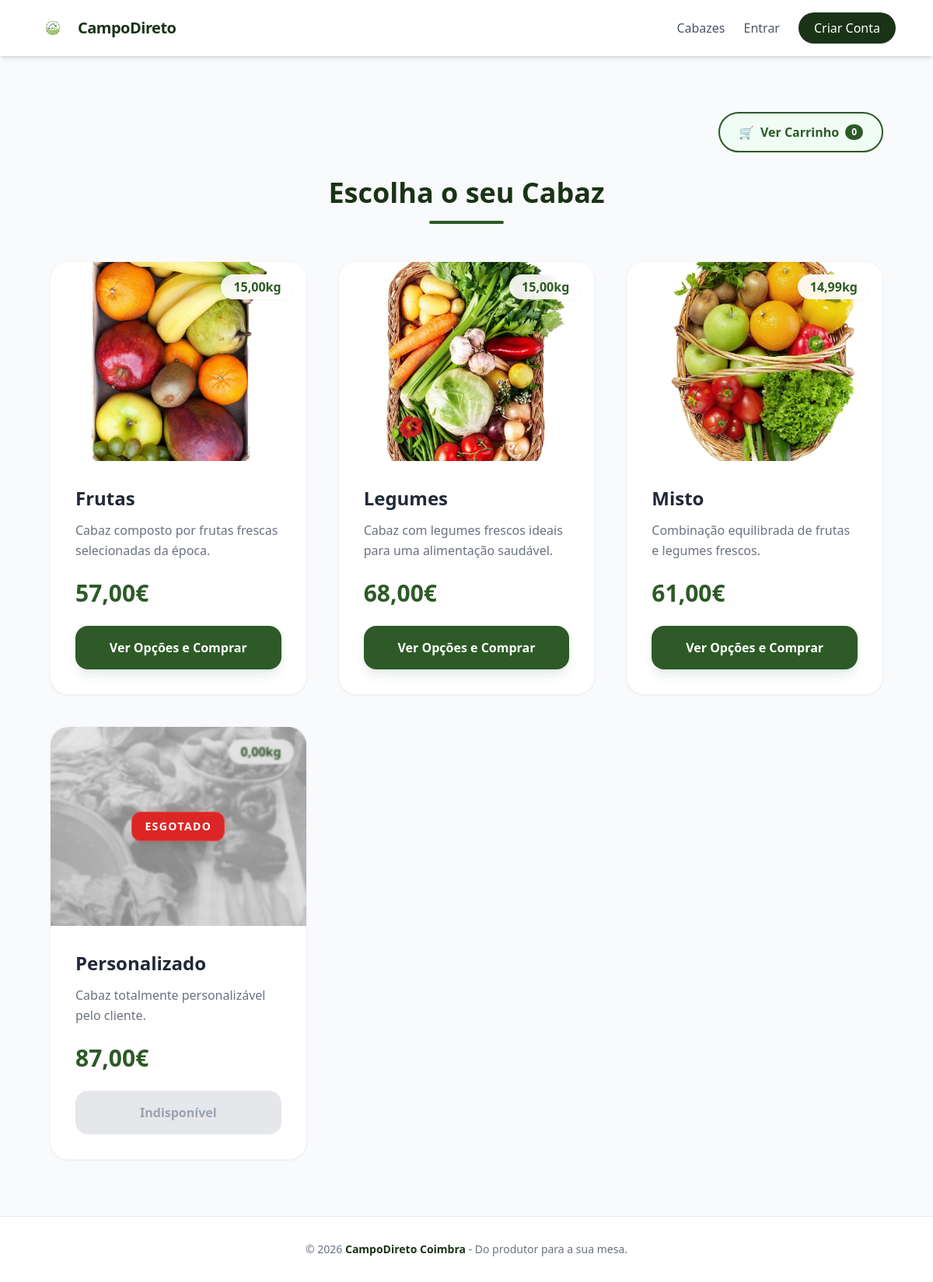
Page /cabazes/ on the committed database.
### cabazes/models.py (models this page shows, shortened)
class Cabaz(models.Model):
    name = models.CharField(max_length=50, choices=CABAZ_TYPES)
    price = models.DecimalField(max_digits=6, decimal_places=2)
    weight = models.DecimalField(max_digits=6, decimal_places=2)
    description = models.TextField()
    image = models.ImageField(upload_to="cabazes_images/", blank=True, null=True)
    products = models.ManyToManyField(Product, blank=True)
    @property
    def stock(self):
        produtos_do_cabaz = self.products.all()
        if not produtos_do_cabaz.exists():
            return 0
        return min(produto.stock for produto in produtos_do_cabaz)

### cabazes/views.py (the view)
def lista_cabazes(request):
    cabazes = Cabaz.objects.all().prefetch_related("products")
    return render(request, "cabazes/lista.html", {"cabazes": cabazes})

### templates/cabazes/lista.html
{% extends 'base.html' %} {% load static %} {% block content %}
<div class="max-w-7xl mx-auto px-4 py-8">
  <div class="flex justify-end mb-8">
    <a
      href="{% url 'ver_carrinho' %}"
      class="inline-flex items-center gap-2 bg-green-50 text-secondary px-6 py-3 rounded-full border-2 border-secondary font-bold hover:bg-secondary hover:text-white transition-all shadow-sm"
    >
      <span>🛒</span> Ver Carrinho
      <span
        class="bg-secondary text-white px-2 py-0.5 rounded-full text-xs group-hover:bg-white group-hover:text-secondary"
      >
        {{ request.session.carrinho|length }}
      </span>
    </a>
  </div>
  <div class="text-center mb-12">
    <h1 class="text-4xl font-black text-primary">Escolha o seu Cabaz</h1>
    <div class="w-24 h-1 bg-secondary mx-auto mt-4 rounded-full"></div>
  </div>
  <div class="grid grid-cols-1 md:grid-cols-2 lg:grid-cols-3 gap-10">
    {% for cabaz in cabazes %}
    <div
      class="bg-white rounded-3xl overflow-hidden shadow-sm border border-gray-100 flex flex-col hover:shadow-xl hover:-translate-y-1 transition-all duration-300"
    >
      <div class="h-64 overflow-hidden relative">
        {% if cabaz.image %}
        <img
          src="{{ cabaz.image.url }}"
          alt="{{ cabaz.name }}"
          class="w-full h-full object-cover transition duration-500 {% if cabaz.stock == 0 %}opacity-40 grayscale{% endif %}"
        />
        {% else %}
        <div
          class="w-full h-full bg-gray-100 flex items-center justify-center text-gray-400 {% if cabaz.stock == 0 %}opacity-40{% endif %}"
        >
          Sem imagem
        </div>
        {% endif %}
        <div
          class="absolute top-4 right-4 bg-white/90 backdrop-blur px-4 py-1 rounded-full font-bold text-secondary shadow-sm"
        >
          {{ cabaz.weight }}kg
        </div>
        {% if cabaz.stock == 0 %}
        <div
          class="absolute inset-0 flex items-center justify-center bg-black/10 backdrop-blur-[1px]"
        >
          <span
            class="bg-red-600 text-white text-xs md:text-sm font-black uppercase tracking-widest px-4 py-2 rounded-xl shadow-lg border border-red-500 animate-pulse"
          >
            Esgotado
          </span>
        </div>
        {% endif %}
      </div>
      <div class="p-8 flex flex-col flex-grow">
        <div class="flex-grow">
          <h2 class="text-2xl font-bold text-gray-800 mb-3">
            {{ cabaz.get_name_display }}
          </h2>
          <p class="text-gray-500 leading-relaxed mb-6">
            {{ cabaz.description|truncatewords:20 }}
          </p>
        </div>
        <div class="mt-auto">
          <div class="text-3xl font-black text-secondary mb-6">
            {{ cabaz.price }}€
          </div>
          {% if cabaz.stock == 0 %}
          <button
            disabled
            class="block w-full text-center bg-gray-200 text-gray-400 py-4 rounded-2xl font-bold cursor-not-allowed"
          >
            Indisponível
          </button>
          {% else %}
          <a
            href="{% url 'detalhe_cabaz' cabaz.id %}"
            class="block w-full text-center bg-secondary text-white py-4 rounded-2xl font-bold hover:bg-primary transition-colors shadow-lg shadow-green-900/10"
          >
            Ver Opções e Comprar
          </a>
          {% endif %}
        </div>
      </div>
    </div>
    {% endfor %}
  </div>
</div>
{% endblock %}

### rows in the picture
Cabaz: image (picture), weight "15,00", name "Frutas", description "Cabaz composto por frutas frescas selecionadas da época.", price "57,00", shows "Ver Opções e Comprar"
Cabaz: image (picture), weight "15,00", name "Legumes", description "Cabaz com legumes frescos ideais para uma alimentação saudável.", price "68,00", shows "Ver Opções e Comprar"
Cabaz: image (picture), weight "14,99", name "Misto", description "Combinação equilibrada de frutas e legumes frescos.", price "61,00", shows "Ver Opções e Comprar"
Cabaz: weight "0,00", shows "ESGOTADO", name "Personalizado", description "Cabaz totalmente personalizável pelo cliente.", price "87,00", shows "Indisponível"

### other values in the picture
{{ request.session.carrinho|length }} "0"
